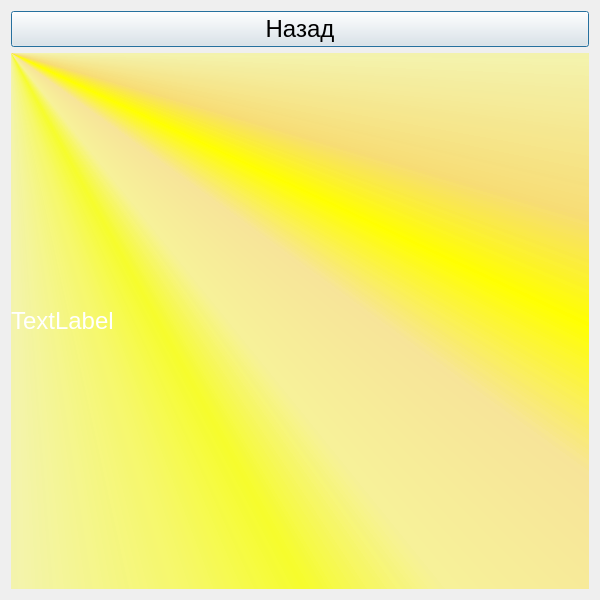
<?xml version="1.0" encoding="UTF-8"?>
<ui version="4.0">
 <class>Information</class>
 <widget class="QDialog" name="Information">
  <property name="geometry">
   <rect>
    <x>0</x>
    <y>0</y>
    <width>600</width>
    <height>600</height>
   </rect>
  </property>
  <property name="windowTitle">
   <string>Dialog</string>
  </property>
  <layout class="QGridLayout" name="gridLayout">
   <item row="0" column="0">
    <widget class="QPushButton" name="backButton">
     <property name="font">
      <font>
       <pointsize>18</pointsize>
      </font>
     </property>
     <property name="text">
      <string>Назад</string>
     </property>
    </widget>
   </item>
   <item row="1" column="0">
    <widget class="QLabel" name="label">
     <property name="font">
      <font>
       <pointsize>18</pointsize>
      </font>
     </property>
     <property name="styleSheet">
      <string notr="true">background-color: qconicalgradient(cx:0, cy:0, angle:135, stop:0 rgba(255, 255, 0, 69), stop:0.375 rgba(255, 255, 0, 69), stop:0.423533 rgba(251, 255, 0, 145), stop:0.45 rgba(247, 255, 0, 208), stop:0.477581 rgba(255, 244, 71, 130), stop:0.518717 rgba(255, 218, 71, 130), stop:0.55 rgba(255, 255, 0, 255), stop:0.57754 rgba(255, 203, 0, 130), stop:0.625 rgba(255, 255, 0, 69), stop:1 rgba(255, 255, 0, 69));
color: rgb(255, 255, 255);</string>
     </property>
     <property name="text">
      <string>TextLabel</string>
     </property>
    </widget>
   </item>
  </layout>
 </widget>
 <resources/>
 <connections/>
</ui>
